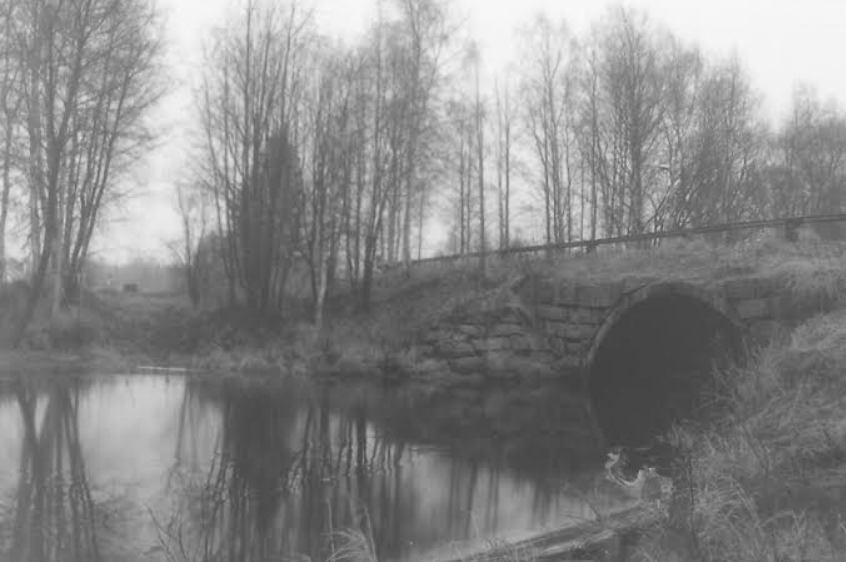
#> input picture Histogram equilization/histoequi.png, 846 x 562 px
$ python adaptive_equi.py --image histoequi.png
#> lines starting #> are read from the running program, lines starting #| are printed output that depends on the picture
# import the necessary packages
import argparse
import cv2
# construct the argument parser and parse the arguments
ap = argparse.ArgumentParser()
ap.add_argument("-i", "--image", type=str, required=True,
	help="path to the input image")
ap.add_argument("-c", "--clip", type=float, default=2.0,
	help="threshold for contrast limiting")
ap.add_argument("-t", "--tile", type=int, default=8,
	help="tile grid size -- divides image into tile x time cells")
args = vars(ap.parse_args())

# load the input image from disk and convert it to grayscale
print("[INFO] loading input image...")
image = cv2.imread(args["image"])
#> image is the input picture: shape (562, 846, 3); min 62, max 250, mean 135.4
gray = cv2.cvtColor(image, cv2.COLOR_BGR2GRAY)
# apply CLAHE (Contrast Limited Adaptive Histogram Equalization)
print("[INFO] applying CLAHE...")
clahe = cv2.createCLAHE(clipLimit=args["clip"],
	tileGridSize=(args["tile"], args["tile"]))
equalized = clahe.apply(gray)
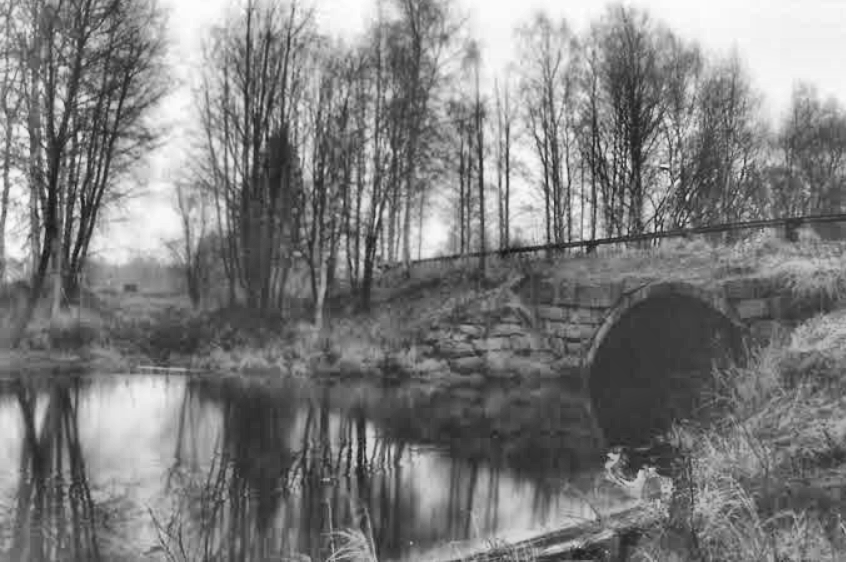
#> equalized: shape (562, 846); min 23, max 254, mean 125.7

# show the original grayscale image and CLAHE output image
cv2.imshow("Input", gray)
cv2.imshow("CLAHE", equalized)
cv2.waitKey(0)
